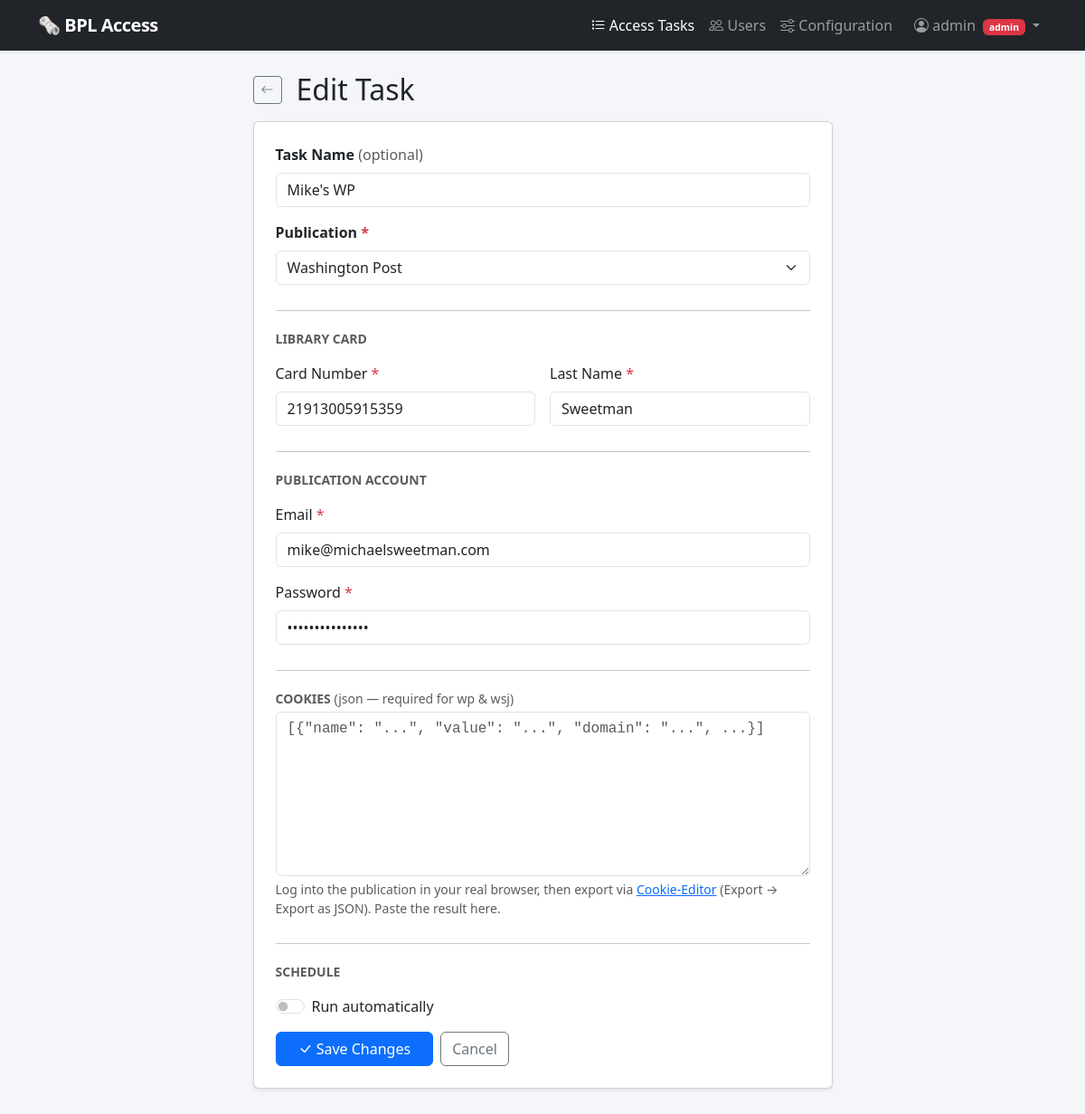
Screenshot of /tasks/2/edit (signed in) with the database file from the repository.
### tables this page shows
CREATE TABLE users (
                id           INTEGER PRIMARY KEY AUTOINCREMENT,
                username     TEXT    NOT NULL UNIQUE COLLATE NOCASE,
                password     TEXT    NOT NULL,
                salt         TEXT    NOT NULL,
                is_admin     INTEGER NOT NULL DEFAULT 0,
                created_at   TEXT    NOT NULL DEFAULT (datetime('now'))
            );

CREATE TABLE tasks (
                id                  INTEGER PRIMARY KEY AUTOINCREMENT,
                name                TEXT    NOT NULL DEFAULT '',
                access_type         TEXT    NOT NULL CHECK (access_type IN ('nyt', 'wp', 'wsj')),
                library_card_number TEXT    NOT NULL DEFAULT '',
                library_last_name   TEXT    NOT NULL DEFAULT '',
                access_email        TEXT    NOT NULL DEFAULT '',
                access_password     TEXT    NOT NULL DEFAULT '',
                access_cookies      TEXT    NOT NULL DEFAULT '',
                created_at          TEXT    NOT NULL DEFAULT (datetime('now')),
                last_run_at         TEXT,
                last_run_status     TEXT
            , user_id INTEGER REFERENCES users(id) ON DELETE CASCADE, schedule_enabled  INTEGER NOT NULL DEFAULT 0, schedule_interval INTEGER NOT NULL DEFAULT 1440, next_run_at       TEXT, cookies_expire_at TEXT);

### app.py (the view, shortened to what this page needs)
@app.route("/tasks/<int:task_id>/edit", methods=["GET", "POST"])
@login_required
def task_edit(task_id):
    db   = get_db()
    task = db.execute("SELECT * FROM tasks WHERE id = ?", (task_id,)).fetchone()
    if not task or not own_task_or_admin(task):
        db.close()
        abort(403)
    db.close()
    return render_template("task_form.html", task=task)

### app.py (called while the page is built)
@app.context_processor
def inject_now_utc():
    return {"now_utc": datetime.now(timezone.utc).strftime("%Y-%m-%d %H:%M:%S")}

@login_manager.user_loader
def load_user(user_id):
    db  = get_db()
    row = db.execute("SELECT * FROM users WHERE id = ?", (user_id,)).fetchone()
    db.close()
    return User(row) if row else None

def own_task_or_admin(task):
    return current_user.is_admin or task["user_id"] == current_user.id

### db.py (called while the page is built)
def get_db() -> sqlite3.Connection:
    conn = sqlite3.connect(str(DB_PATH))
    conn.row_factory = sqlite3.Row
    conn.execute("PRAGMA foreign_keys = ON")
    return conn

### templates/task_form.html (shortened to what this page needs)
{% extends 'base.html' %}
{% block content %}
<div class="row justify-content-center">
<div class="col-lg-7">
  <div class="d-flex align-items-center mb-3">
    <a href="{{ url_for('tasks') }}" class="btn btn-sm btn-outline-secondary me-3">
      <i class="bi bi-arrow-left"></i>
    </a>
    <h2 class="mb-0">{{ 'Edit Task' if task else 'New Task' }}</h2>
  </div>
  <form method="post" class="card shadow-sm p-4">
    <div class="mb-3">
      <label class="form-label fw-semibold">
        Task Name <span class="text-muted fw-normal">(optional)</span>
      </label>
      <input type="text" name="name" class="form-control"
             value="{{ task.name if task else '' }}"
             placeholder="e.g. Mike's NYT">
    </div>
    <div class="mb-4">
      <label class="form-label fw-semibold">Publication <span class="text-danger">*</span></label>
      <select name="access_type" class="form-select" required>
        {% set opts = [('nyt','New York Times'), ('wp','Washington Post'), ('wsj','Wall Street Journal')] %}
        {% for val, label in opts %}
          <option value="{{ val }}" {{ 'selected' if task and task.access_type == val }}>
            {{ label }}
          </option>
        {% endfor %}
      </select>
    </div>
    <hr class="my-1">
    <p class="text-uppercase text-muted small fw-semibold mt-3 mb-3">Library Card</p>
    <div class="row g-3 mb-4">
      <div class="col-sm-6">
        <label class="form-label">Card Number <span class="text-danger">*</span></label>
        <input type="text" name="library_card_number" class="form-control" required
               value="{{ task.library_card_number if task else '' }}"
               placeholder="Barcode number">
      </div>
      <div class="col-sm-6">
        <label class="form-label">Last Name <span class="text-danger">*</span></label>
        <input type="text" name="library_last_name" class="form-control" required
               value="{{ task.library_last_name if task else '' }}"
               placeholder="As on library account">
      </div>
    </div>
    <hr class="my-1">
    <p class="text-uppercase text-muted small fw-semibold mt-3 mb-3">Publication Account</p>
    <div class="mb-3">
      <label class="form-label">Email <span class="text-danger">*</span></label>
      <input type="email" name="access_email" class="form-control" required
             value="{{ task.access_email if task else '' }}">
    </div>
    <div class="mb-4">
      <label class="form-label">Password <span class="text-danger">*</span></label>
      <input type="password" name="access_password" class="form-control" required
             value="{{ task.access_password if task else '' }}"
             autocomplete="current-password">
    </div>
    <hr class="my-1">
    <p class="text-uppercase text-muted small fw-semibold mt-3 mb-1">
      Cookies <span class="text-muted fw-normal text-lowercase">(JSON — required for WP &amp; WSJ)</span>
    </p>
    <div class="mb-4">
      <textarea name="access_cookies" class="form-control font-monospace" rows="7"
                placeholder='[{"name": "...", "value": "...", "domain": "...", ...}]'>{{ task.access_cookies if task else '' }}</textarea>
      <div class="form-text">
        Log into the publication in your real browser, then export via
        <a href="https://chromewebstore.google.com/detail/cookie-editor/hlkenndednhfkekhgcdicdfddnkalmdm"
           target="_blank" rel="noopener">Cookie‑Editor</a>
        (Export → Export as JSON). Paste the result here.
      </div>
    </div>
    <hr class="my-1">
    <p class="text-uppercase text-muted small fw-semibold mt-3 mb-3">Schedule</p>
    <div class="mb-3 d-flex align-items-center gap-3">
      <div class="form-check form-switch mb-0">
        <input class="form-check-input" type="checkbox" role="switch"
               name="schedule_enabled" id="schedule_enabled"
               {{ 'checked' if (task and task.schedule_enabled) or not task }}>
        <label class="form-check-label" for="schedule_enabled">Run automatically</label>
      </div>
    </div>
    <div class="d-flex gap-2">
      <button type="submit" class="btn btn-primary px-4">
        <i class="bi bi-check-lg"></i> {{ 'Save Changes' if task else 'Create Task' }}
      </button>
      <a href="{{ url_for('tasks') }}" class="btn btn-outline-secondary">Cancel</a>
    </div>
  </form>
</div>
</div>
{% endblock %}

### templates/base.html (shortened to what this page needs)
<!doctype html>
<html lang="en">
<head>
  <link rel="stylesheet" href="https://cdn.jsdelivr.net/npm/bootstrap@5.3.3/dist/css/bootstrap.min.css">
  <link rel="stylesheet" href="https://cdn.jsdelivr.net/npm/bootstrap-icons@1.11.3/font/bootstrap-icons.min.css">
</head>
<body>
<nav class="navbar navbar-expand-sm navbar-dark bg-dark mb-4 shadow-sm">
  <div class="container">
    <a class="navbar-brand" href="{{ url_for('tasks') }}">🗞 BPL Access</a>
    <div class="collapse navbar-collapse" id="nav">
      <ul class="navbar-nav ms-auto">
        <li class="nav-item">
          <a class="nav-link {% if request.endpoint in ('tasks','task_new','task_edit','task_runs','run_detail') %}active{% endif %}"
             href="{{ url_for('tasks') }}">
            <i class="bi bi-list-task"></i> Access Tasks
          </a>
        </li>
        {% if current_user.is_authenticated and current_user.is_admin %}
        <li class="nav-item">
          <a class="nav-link {% if request.endpoint in ('user_list','user_new','user_edit') %}active{% endif %}"
             href="{{ url_for('user_list') }}">
            <i class="bi bi-people"></i> Users
          </a>
        </li>
        <li class="nav-item">
          <a class="nav-link {% if request.endpoint == 'config' %}active{% endif %}"
             href="{{ url_for('config') }}">
            <i class="bi bi-sliders"></i> Configuration
          </a>
        </li>
        {% endif %}
        {% if current_user.is_authenticated %}
        <li class="nav-item dropdown ms-2">
          <a class="nav-link dropdown-toggle" href="#" data-bs-toggle="dropdown">
            <i class="bi bi-person-circle"></i> {{ current_user.username }}
            {% if current_user.is_admin %}<span class="badge bg-danger ms-1" style="font-size:.65rem">admin</span>{% endif %}
          </a>
        </li>
        {% endif %}
      </ul>
    </div>
  </div>
</nav>
<div class="container pb-5">
  {% block content %}{% endblock %}
</div>
</body>
</html>

### templates/base.html (style rules this page uses)
body { background: #f5f6fa; }
.navbar-brand { font-weight: 700; letter-spacing: -.5px; }

### rows the page displays
users: username "admin"
tasks: name "Mike's WP", library_card_number "21913005915359", library_last_name "Sweetman", access_email "mike@michaelsweetman.com"

### other values shown
{{ 'Edit Task' if task else 'New Task' }} "Edit Task"
{{ 'Save Changes' if task else 'Create Task' }} "Save Changes"
form field access_type "Washington Post"
